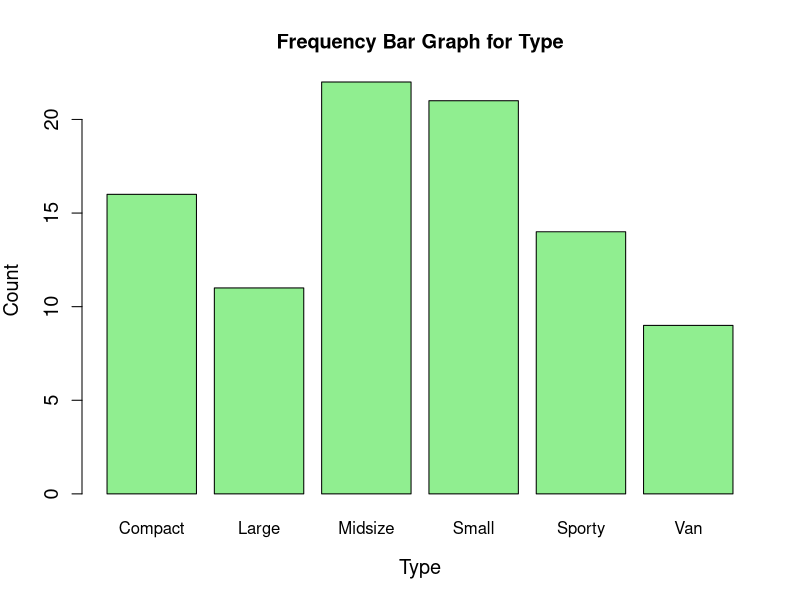
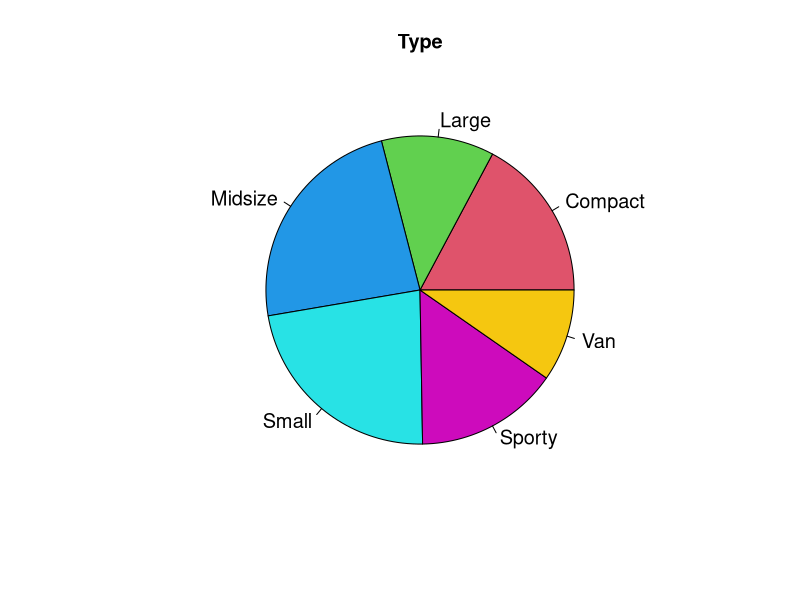
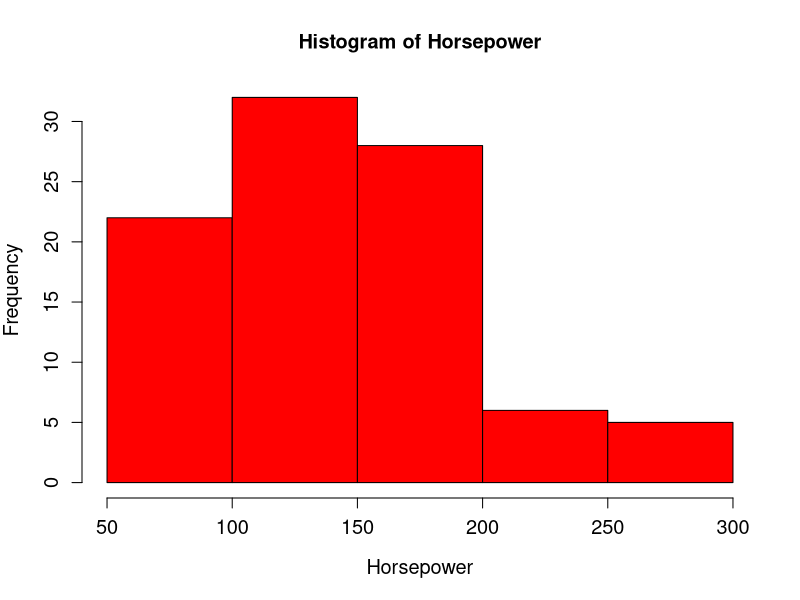
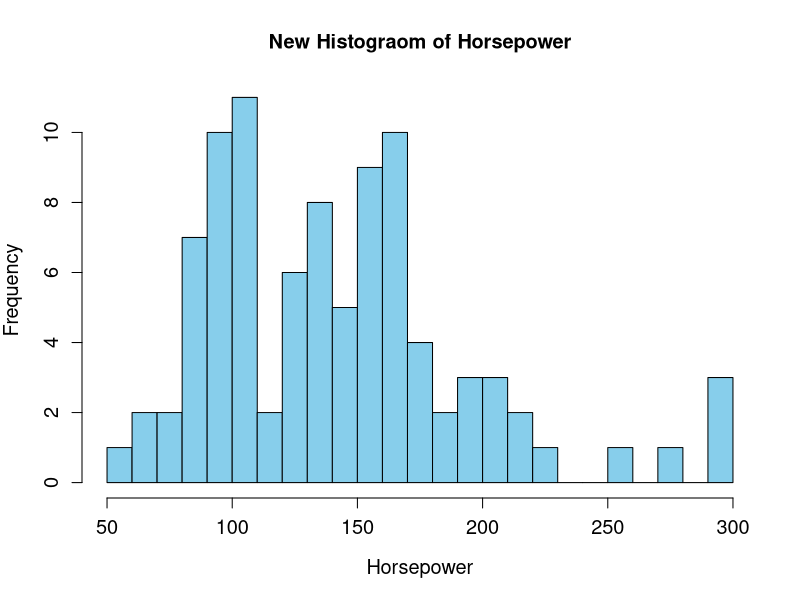
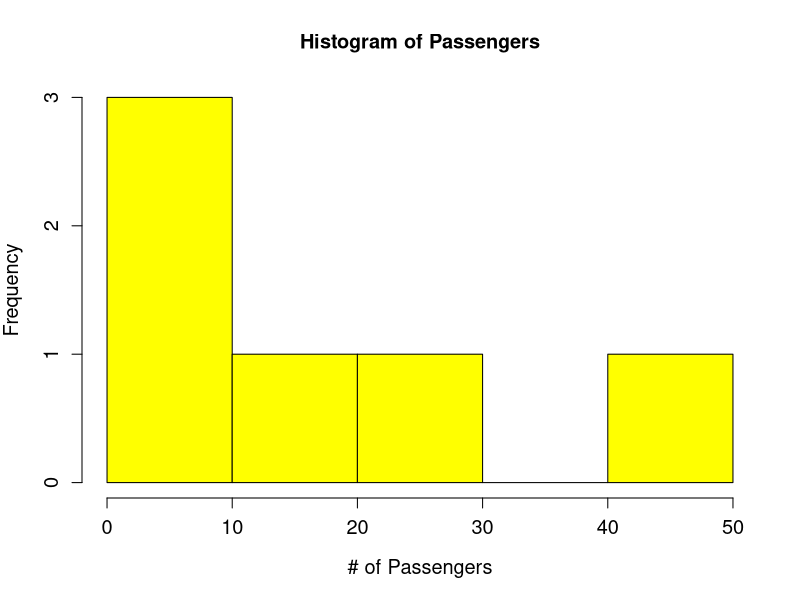
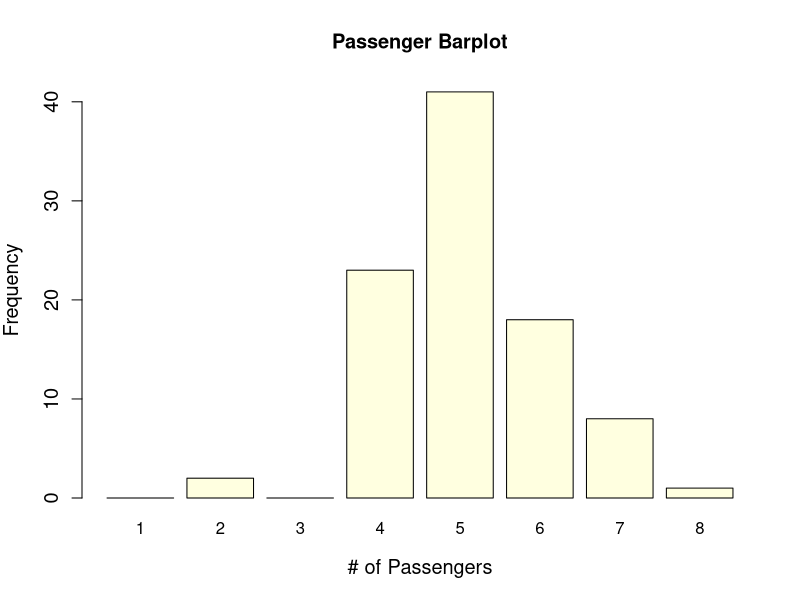
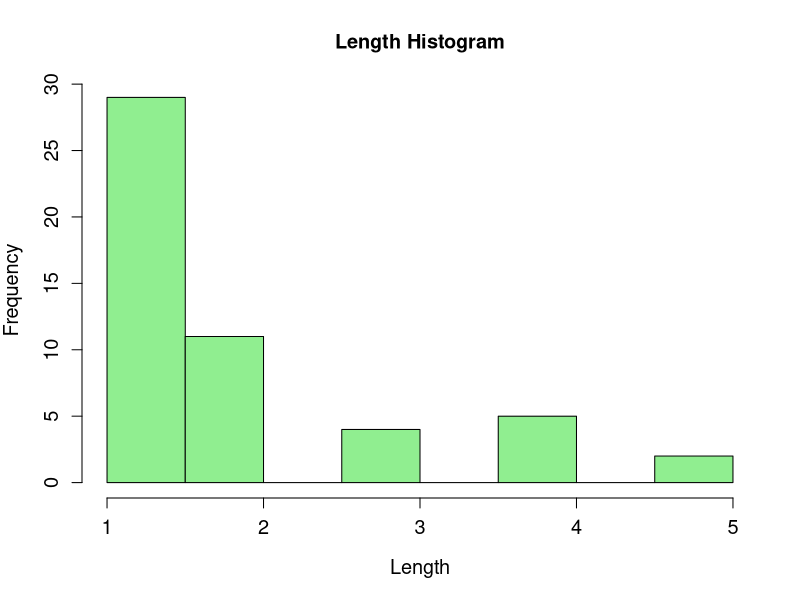

Here is the R script that generated these plots, in order:
## ---- chunk 1
# Your code goes here
## ---- chunk 2
library(MASS)
data(Cars93)
## ---- chunk 3
head(Cars93)
## ---- chunk 4
freq_table <- table(Cars93$Type)
freq_table

rel_freq_table <- prop.table(freq_table)
rel_freq_table 
## ---- chunk 5
freq_graph <- barplot(freq_table, main = "Frequency Bar Graph for Type", col = "lightgreen", xlab = "Type", ylab = "Count", cex.lab = 1.2, cex.axis = 1.2)
freq_graph 
## ---- chunk 6
pie_chart <- pie(table(Cars93$Type), main = "Type", col=c(2,3,4,5,6,7), cex = 1.2)
## ---- chunk 7
hp_hist <- hist(Cars93$Horsepower, col = "Red", xlab = "Horsepower", ylab = "Frequency", main = "Histogram of Horsepower", cex.lab = 1.2, cex.axis = 1.2)
hp_hist
## ---- chunk 8
hp_hist2 <- hist(Cars93$Horsepower, main = "New Histograom of Horsepower", xlab = "Horsepower", ylab = "Frequency", col = "skyblue", cex.lab = 1.2, cex.axis = 1.2, breaks = 25)
hp_hist2

## 25 Hp increments- each bin should have a width of 25. Not 25 bins. (-2)
## ---- chunk 9
#The histogram with breaks at 25 HP has more bins, providing a finer-grained view of the data. It can capture smaller variations and details within the distribution.
## ---- chunk 10
#Passengers is nominal and discrete. When making a histogram it could be difficult to visualize the data it masks certain categories such as cars with 1 and 3 that have no passengers meaning there should be no bar at 1 and 3.

pass_freq <- table(Cars93$Passengers)
pass_freq
hist(pass_freq, main = "Histogram of Passengers", xlab = "# of Passengers", ylab = "Frequency", cex.lab = 1.2, cex.axis = 1.2, cex.main = 1.2, col = "yellow")
## ---- chunk 11
passengers <- c(Cars93$Passengers)
freq_table <- table(factor(passengers, levels = c("1", "2", "3", "4", "5", "6", "7", "8")))
#colors <- c("red", "blue", "orange")
barplot(freq_table, main = "Passenger Barplot", xlab = "# of Passengers", ylab = "Frequency", cex.lab = 1.2, cex.axis = 1.2, cex.main = 1.2, col = "light yellow", ylim = c(0, max(freq_table) + 1))
## ---- chunk 12
length_freq <- table(Cars93$Length)
length_hist <- hist(length_freq, main = "Length Histogram", xlab = "Length", ylab = "Frequency", cex.lab = 1.2, cex.axis = 1.2, cex.main = 1.2, col ="lightgreen")
length_hist
## ---- chunk 13
length_mean <- mean(Cars93$Length)
length_mean
length_median <- median(Cars93$Length)
length_median
